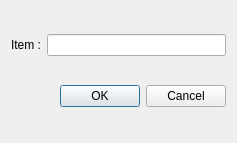
<?xml version="1.0" encoding="UTF-8"?>
<ui version="4.0">
 <class>SimpleDialog</class>
 <widget class="QDialog" name="SimpleDialog">
  <property name="geometry">
   <rect>
    <x>0</x>
    <y>0</y>
    <width>237</width>
    <height>143</height>
   </rect>
  </property>
  <property name="windowTitle">
   <string>Dialog</string>
  </property>
  <layout class="QGridLayout" name="gridLayout">
   <item row="0" column="0">
    <layout class="QHBoxLayout" name="horizontalLayout">
     <item>
      <widget class="QLabel" name="label">
       <property name="text">
        <string>Item :</string>
       </property>
      </widget>
     </item>
     <item>
      <widget class="QLineEdit" name="leText"/>
     </item>
    </layout>
   </item>
   <item row="1" column="0">
    <widget class="QDialogButtonBox" name="buttonBox">
     <property name="orientation">
      <enum>Qt::Horizontal</enum>
     </property>
     <property name="standardButtons">
      <set>QDialogButtonBox::Cancel|QDialogButtonBox::Ok</set>
     </property>
    </widget>
   </item>
  </layout>
 </widget>
 <resources/>
 <connections>
  <connection>
   <sender>buttonBox</sender>
   <signal>accepted()</signal>
   <receiver>SimpleDialog</receiver>
   <slot>accept()</slot>
   <hints>
    <hint type="sourcelabel">
     <x>248</x>
     <y>254</y>
    </hint>
    <hint type="destinationlabel">
     <x>157</x>
     <y>274</y>
    </hint>
   </hints>
  </connection>
  <connection>
   <sender>buttonBox</sender>
   <signal>rejected()</signal>
   <receiver>SimpleDialog</receiver>
   <slot>reject()</slot>
   <hints>
    <hint type="sourcelabel">
     <x>316</x>
     <y>260</y>
    </hint>
    <hint type="destinationlabel">
     <x>286</x>
     <y>274</y>
    </hint>
   </hints>
  </connection>
 </connections>
</ui>
